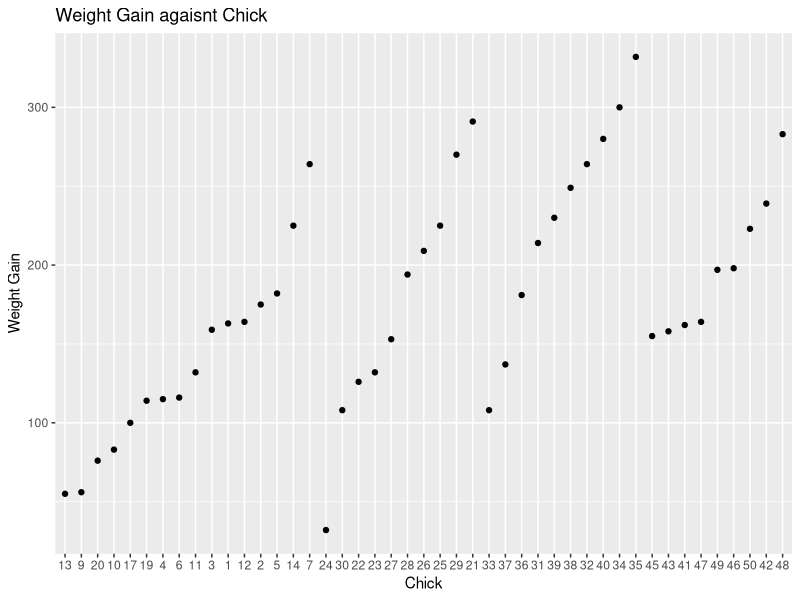
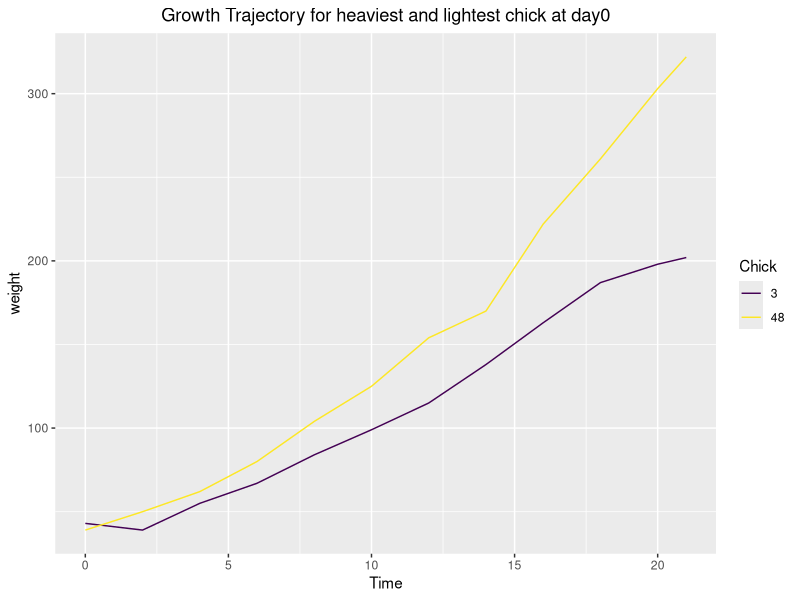
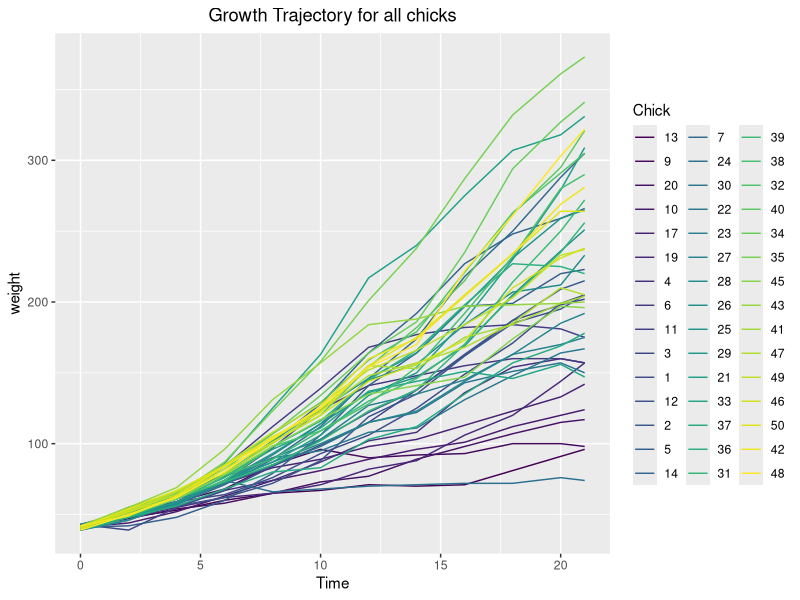

R code for these plots, in order:
## ---- chunk 1
knitr::opts_chunk$set(echo = TRUE)
library(datasets)
library(dplyr)
library(ggplot2)
data <- ChickWeight
## ---- chunk 2
weight0 <- data %>%
  group_by(Diet) %>%
  summarise(NumChicks = n()%/%12 ,average_weight = mean(weight),sd_weight = sd(weight))
weight0
## ---- chunk 3
complete <- data %>% group_by(Chick) %>% mutate(Num = n()) %>% filter(Num ==12)
head(complete, n=3)

## ---- chunk 4
complete <- complete %>%
  group_by(Chick) %>%
  mutate (weightGain = (weight - weight[Time ==0]))
head(complete, n=3)
## ---- chunk 5
day21 <- filter(complete, Time ==21)
p1 <- temp <- ggplot(day21,aes(x = reorder(Diet,weightGain,FUN = median),y =weightGain))+geom_boxplot() + expand_limits(y=0) +  xlab("Diet") +ylab("Weight Gain")+ ggtitle("Weight Gain by day 21 ")
p1 <- p1 + theme(plot.title = element_text(hjust=0.5))

## ---- chunk 6
most <- day21 %>% arrange(desc(weightGain))
head(most,n=1)
tail(most,n=1)

ggplot(most,aes(x = Chick,y =weightGain)) +geom_point()+xlab("Chick")+ylab("Weight Gain")+ggtitle("Weight Gain agaisnt Chick")

## ---- chunk 7
day0 <- complete %>% filter(Time ==0)%>% arrange(desc(weight))
head(day0,n=1)
tail(day0,n=1)

temp1 <- complete %>% arrange(Time)
p2 <-ggplot(complete %>% filter(Chick ==3 | Chick ==48)%>% arrange(Time),aes(x =Time,y =weight ,color =Chick))+geom_line() +ggtitle("Growth Trajectory for heaviest and lightest chick at day0")
p2 <- p2 + theme(plot.title=element_text(hjust=0.5))
p2

p3 <-ggplot(complete%>% arrange(Time),aes(x =Time,y =weight ,color =Chick))+geom_line() +ggtitle("Growth Trajectory for all chicks")
p3 <- p3 + theme(plot.title = element_text(hjust=0.5))
p3

## ---- chunk 8
#average growth trajectory for each diet
growth <- data %>%
  group_by(Diet,Time) %>%
  summarise(NumChicks = n()%/%12 ,average_weight = mean(weight),sd_weight = sd(weight))
p4 <- ggplot(growth, aes(x = Time,y=average_weight,color = Diet)) +geom_line() + xlab("Time") +ylab("average weight") +ggtitle("average weight against Time")
p4 <- theme(plot.title = element_text(hjust =0.5))
p4
